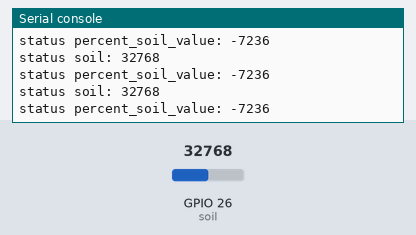
Bench run of a program on a simulated ESP32 board running MicroPython. On the bench: the last lines printed to the serial console. The inputs (shaded band) are chosen by the test bench; at power-on: GPIO 26 (soil) = 32768 (analog values on the 0–65535 scale).

Above: at 1.2 s.
1.3 s: GPIO 26 (soil) set to 45874
At 1.31 s:
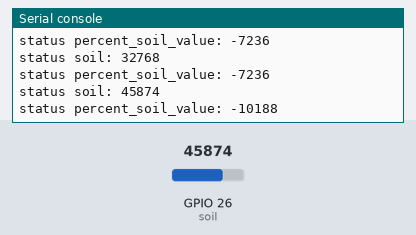
2.8 s: GPIO 26 (soil) set to 57670
At 5.64 s:
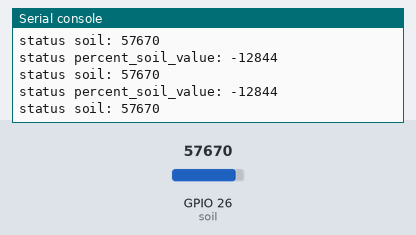
Timing chart, 0 to 7.1 s (numbered marks = the images above; inputs shaded):
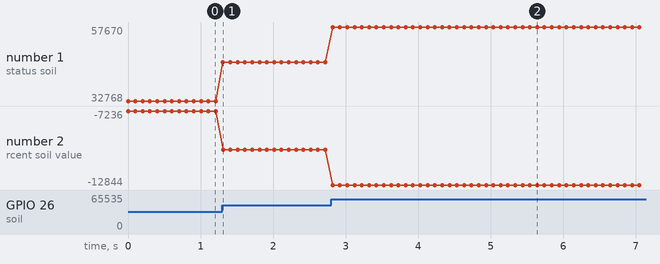

Measured:
- after the input at 1.3 s, the serial console: prints a new line at once (image 1)
- after the input at 2.8 s, the serial console: prints a new line at once (image 2)
- plotted number 1: 32768 → 45874 after the input at 1.3 s, 45874 → 57670 after the input at 2.8 s
- plotted number 2: -7236 → -10188 after the input at 1.3 s, -10188 → -12844 after the input at 2.8 s

The program:

lab_15_ADC_SoilMC.py
```python
from machine import Pin, ADC, PWM
from time import sleep

#led_pwm = PWM(Pin(0), 10000)

#Configure ADC for ESP32
soil = ADC(Pin(26))
#soil.width(ADC.WIDTH_10BIT)
#soil.atten(ADC.ATTN_11DB)

###########
soil_value_max = 639
soil_value_min = 195
###########

while True:
	soil_value = soil.read_u16()
	print(f'status soil: {soil_value}')
	percent_soil_value = int((soil_value_max-soil_value)*100/(soil_value_max-soil_value_min))
	print(f'status percent_soil_value: {percent_soil_value}')
	#led_pwm.duty(soil_value)
	sleep(0.1)
```
